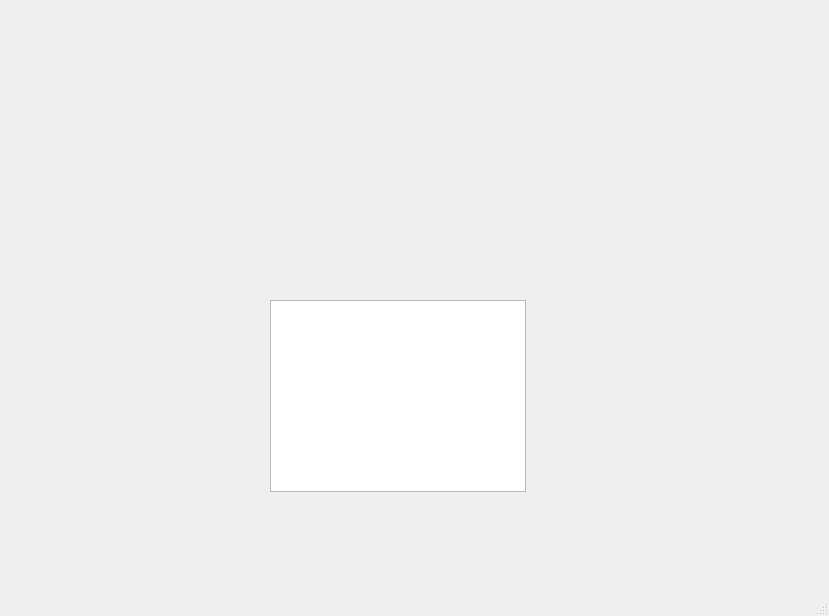
<?xml version="1.0" encoding="UTF-8"?>
<ui version="4.0">
 <class>MainWindow</class>
 <widget class="QMainWindow" name="MainWindow">
  <property name="geometry">
   <rect>
    <x>0</x>
    <y>0</y>
    <width>829</width>
    <height>616</height>
   </rect>
  </property>
  <property name="windowTitle">
   <string>MainWindow</string>
  </property>
  <widget class="QWidget" name="centralWidget">
   <widget class="QLabel" name="label">
    <property name="geometry">
     <rect>
      <x>-50</x>
      <y>-20</y>
      <width>861</width>
      <height>631</height>
     </rect>
    </property>
    <property name="text">
     <string/>
    </property>
    <property name="pixmap">
     <pixmap resource="DisplaySprites.qrc">:/new/prefix1/Background.jpg</pixmap>
    </property>
   </widget>
   <widget class="QLabel" name="label_2">
    <property name="geometry">
     <rect>
      <x>320</x>
      <y>30</y>
      <width>81</width>
      <height>111</height>
     </rect>
    </property>
    <property name="text">
     <string/>
    </property>
    <property name="pixmap">
     <pixmap resource="DisplaySprites.qrc">:/new/prefix1/badguy black.jpg</pixmap>
    </property>
   </widget>
   <widget class="QLabel" name="label_3">
    <property name="geometry">
     <rect>
      <x>360</x>
      <y>520</y>
      <width>51</width>
      <height>61</height>
     </rect>
    </property>
    <property name="text">
     <string/>
    </property>
    <property name="pixmap">
     <pixmap resource="DisplaySprites.qrc">:/new/prefix1/GoodGuy.jpg</pixmap>
    </property>
   </widget>
   <widget class="QGraphicsView" name="graphicsView">
    <property name="geometry">
     <rect>
      <x>270</x>
      <y>300</y>
      <width>256</width>
      <height>192</height>
     </rect>
    </property>
   </widget>
  </widget>
  <widget class="QStatusBar" name="statusBar"/>
 </widget>
 <layoutdefault spacing="6" margin="11"/>
 <resources>
  <include location="DisplaySprites.qrc"/>
 </resources>
 <connections/>
</ui>
